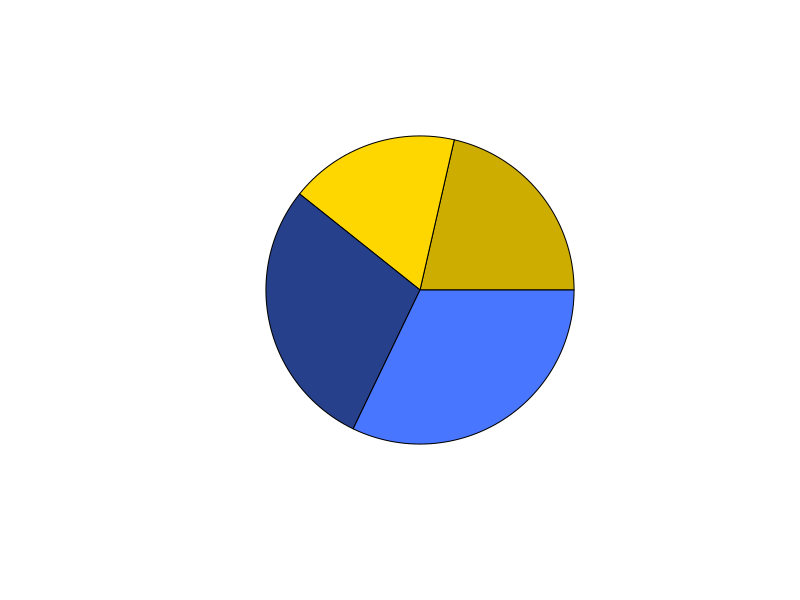
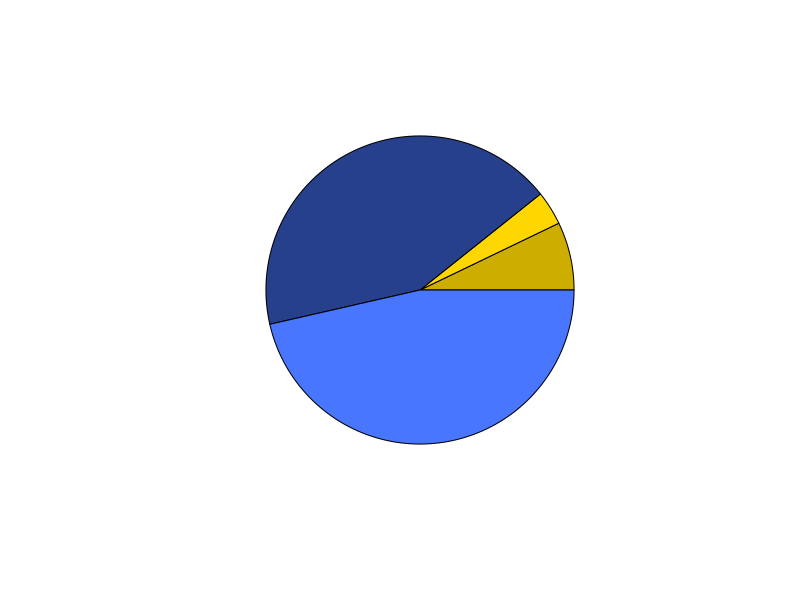

These charts were generated, in order, by the following R code:
stand1<-read.csv("Outputs/Stand1_homogen.csv", check.names = F)
stand2<-read.csv("Outputs/Stand2_homogen.csv", check.names = F)

stand1<-stand1[-c(1)]
stand2<-stand2[-c(1)]

stand1[stand1 >0] <- "dif1"
stand1[stand1 <0] <- "hom1"

stand2[stand2 >0] <- "dif2"
stand2[stand2 <0] <- "hom2"

data<-rbind(stand1, stand2)

lou<-data$`St. Louis Lac`
lou<-as.data.frame(lou)
lou<-table(lou)
lou<-as.data.frame(lou)
pie(lou$Freq, col=c("gold3","gold", "royalblue4", "royalblue1"), labels = NA)
#labels = c("dif1", "diff2", "hom1", "hom2")

pie<-data$`Rano Aroi`
pie<-as.data.frame(pie)
pie<-table(pie)
pie<-as.data.frame(pie)
pie(pie$Freq, col=c("gold3","gold","royalblue4", "royalblue1"), labels = NA)
#labels = c("dif1", "diff2", "hom1", "hom2"
